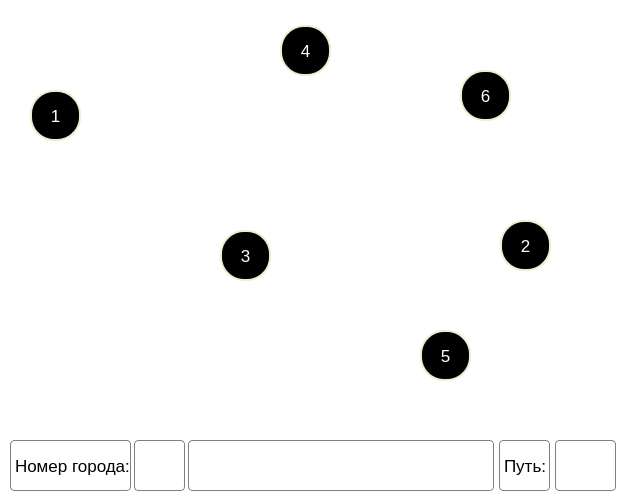
<?xml version="1.0" encoding="UTF-8"?>
<ui version="4.0">
 <class>MainWindow</class>
 <widget class="QMainWindow" name="MainWindow">
  <property name="enabled">
   <bool>true</bool>
  </property>
  <property name="geometry">
   <rect>
    <x>0</x>
    <y>0</y>
    <width>625</width>
    <height>501</height>
   </rect>
  </property>
  <property name="minimumSize">
   <size>
    <width>625</width>
    <height>501</height>
   </size>
  </property>
  <property name="maximumSize">
   <size>
    <width>625</width>
    <height>501</height>
   </size>
  </property>
  <property name="windowTitle">
   <string>MainWindow</string>
  </property>
  <property name="styleSheet">
   <string notr="true">QMainWindow{
background-color: white;
} </string>
  </property>
  <widget class="QWidget" name="centralwidget">
   <widget class="QLabel" name="label">
    <property name="geometry">
     <rect>
      <x>10</x>
      <y>440</y>
      <width>121</width>
      <height>51</height>
     </rect>
    </property>
    <property name="font">
     <font>
      <pointsize>13</pointsize>
     </font>
    </property>
    <property name="styleSheet">
     <string notr="true">QLabel{
border: 1px solid grey;

  qproperty-alignment: 'AlignVCenter | AlignCenter';
border-radius: 4px;
}</string>
    </property>
    <property name="text">
     <string>Номер города:</string>
    </property>
   </widget>
   <widget class="QGraphicsView" name="graphicsView">
    <property name="geometry">
     <rect>
      <x>5</x>
      <y>10</y>
      <width>611</width>
      <height>421</height>
     </rect>
    </property>
    <property name="styleSheet">
     <string notr="true">QGraphicsView{
border: none;
}</string>
    </property>
   </widget>
   <widget class="QLabel" name="label_postroit">
    <property name="geometry">
     <rect>
      <x>220</x>
      <y>130</y>
      <width>111</width>
      <height>51</height>
     </rect>
    </property>
    <property name="text">
     <string/>
    </property>
   </widget>
   <widget class="QLabel" name="label_optim">
    <property name="geometry">
     <rect>
      <x>188</x>
      <y>440</y>
      <width>306</width>
      <height>51</height>
     </rect>
    </property>
    <property name="font">
     <font>
      <pointsize>15</pointsize>
     </font>
    </property>
    <property name="styleSheet">
     <string notr="true">QLabel{
border: 1px solid grey;

  qproperty-alignment: 'AlignVCenter | AlignCenter';
border-radius: 4px;
}</string>
    </property>
    <property name="text">
     <string/>
    </property>
   </widget>
   <widget class="QPushButton" name="pushButton_1">
    <property name="geometry">
     <rect>
      <x>30</x>
      <y>90</y>
      <width>51</width>
      <height>51</height>
     </rect>
    </property>
    <property name="font">
     <font>
      <pointsize>13</pointsize>
     </font>
    </property>
    <property name="cursor">
     <cursorShape>PointingHandCursor</cursorShape>
    </property>
    <property name="styleSheet">
     <string notr="true">QPushButton
{
color: white;
background-color: black;
border: 2px solid #ededd0;
border-radius: 24px;

}</string>
    </property>
    <property name="text">
     <string>1</string>
    </property>
   </widget>
   <widget class="QPushButton" name="pushButton_2">
    <property name="geometry">
     <rect>
      <x>500</x>
      <y>220</y>
      <width>51</width>
      <height>51</height>
     </rect>
    </property>
    <property name="font">
     <font>
      <pointsize>13</pointsize>
     </font>
    </property>
    <property name="cursor">
     <cursorShape>PointingHandCursor</cursorShape>
    </property>
    <property name="styleSheet">
     <string notr="true">QPushButton
{
color: white;
background-color: black;
border: 2px solid #ededd0;
border-radius: 24px;

}</string>
    </property>
    <property name="text">
     <string>2</string>
    </property>
   </widget>
   <widget class="QPushButton" name="pushButton_5">
    <property name="geometry">
     <rect>
      <x>420</x>
      <y>330</y>
      <width>51</width>
      <height>51</height>
     </rect>
    </property>
    <property name="font">
     <font>
      <pointsize>13</pointsize>
     </font>
    </property>
    <property name="cursor">
     <cursorShape>PointingHandCursor</cursorShape>
    </property>
    <property name="styleSheet">
     <string notr="true">QPushButton
{
color: white;
background-color: black;
border: 2px solid #ededd0;
border-radius: 24px;

}</string>
    </property>
    <property name="text">
     <string>5</string>
    </property>
   </widget>
   <widget class="QPushButton" name="pushButton_3">
    <property name="geometry">
     <rect>
      <x>220</x>
      <y>230</y>
      <width>51</width>
      <height>51</height>
     </rect>
    </property>
    <property name="font">
     <font>
      <pointsize>13</pointsize>
     </font>
    </property>
    <property name="cursor">
     <cursorShape>PointingHandCursor</cursorShape>
    </property>
    <property name="styleSheet">
     <string notr="true">QPushButton
{
color: white;
background-color: black;
border: 2px solid #ededd0;
border-radius: 24px;

}</string>
    </property>
    <property name="text">
     <string>3</string>
    </property>
   </widget>
   <widget class="QPushButton" name="pushButton_4">
    <property name="geometry">
     <rect>
      <x>280</x>
      <y>25</y>
      <width>51</width>
      <height>51</height>
     </rect>
    </property>
    <property name="font">
     <font>
      <pointsize>13</pointsize>
     </font>
    </property>
    <property name="cursor">
     <cursorShape>PointingHandCursor</cursorShape>
    </property>
    <property name="styleSheet">
     <string notr="true">QPushButton
{
color: white;
background-color: black;
border: 2px solid #ededd0;
border-radius: 24px;

}</string>
    </property>
    <property name="text">
     <string>4</string>
    </property>
   </widget>
   <widget class="QPushButton" name="pushButton_6">
    <property name="geometry">
     <rect>
      <x>460</x>
      <y>70</y>
      <width>51</width>
      <height>51</height>
     </rect>
    </property>
    <property name="font">
     <font>
      <pointsize>13</pointsize>
     </font>
    </property>
    <property name="cursor">
     <cursorShape>PointingHandCursor</cursorShape>
    </property>
    <property name="styleSheet">
     <string notr="true">QPushButton
{
color: white;
background-color: black;
border: 2px solid #ededd0;
border-radius: 24px;

}</string>
    </property>
    <property name="text">
     <string>6</string>
    </property>
   </widget>
   <widget class="QLabel" name="label_gorod">
    <property name="geometry">
     <rect>
      <x>134</x>
      <y>440</y>
      <width>51</width>
      <height>51</height>
     </rect>
    </property>
    <property name="font">
     <font>
      <pointsize>18</pointsize>
     </font>
    </property>
    <property name="styleSheet">
     <string notr="true">QLabel{
border: 1px solid grey;

  qproperty-alignment: 'AlignVCenter | AlignCenter';
border-radius: 4px;
}</string>
    </property>
    <property name="text">
     <string/>
    </property>
   </widget>
   <widget class="QLabel" name="label_2">
    <property name="geometry">
     <rect>
      <x>499</x>
      <y>440</y>
      <width>51</width>
      <height>51</height>
     </rect>
    </property>
    <property name="font">
     <font>
      <pointsize>13</pointsize>
     </font>
    </property>
    <property name="styleSheet">
     <string notr="true">QLabel{
border: 1px solid grey;

  qproperty-alignment: 'AlignVCenter | AlignCenter';
border-radius: 4px;
}</string>
    </property>
    <property name="text">
     <string>Путь:</string>
    </property>
   </widget>
   <widget class="QLabel" name="label_put">
    <property name="geometry">
     <rect>
      <x>555</x>
      <y>440</y>
      <width>61</width>
      <height>51</height>
     </rect>
    </property>
    <property name="font">
     <font>
      <pointsize>18</pointsize>
     </font>
    </property>
    <property name="styleSheet">
     <string notr="true">QLabel{
border: 1px solid grey;

  qproperty-alignment: 'AlignVCenter | AlignCenter';
border-radius: 4px;
}</string>
    </property>
    <property name="text">
     <string/>
    </property>
   </widget>
   <zorder>label</zorder>
   <zorder>graphicsView</zorder>
   <zorder>label_postroit</zorder>
   <zorder>label_optim</zorder>
   <zorder>label_gorod</zorder>
   <zorder>pushButton_6</zorder>
   <zorder>pushButton_4</zorder>
   <zorder>pushButton_2</zorder>
   <zorder>pushButton_5</zorder>
   <zorder>pushButton_1</zorder>
   <zorder>pushButton_3</zorder>
   <zorder>label_2</zorder>
   <zorder>label_put</zorder>
  </widget>
 </widget>
 <resources/>
 <connections/>
</ui>
